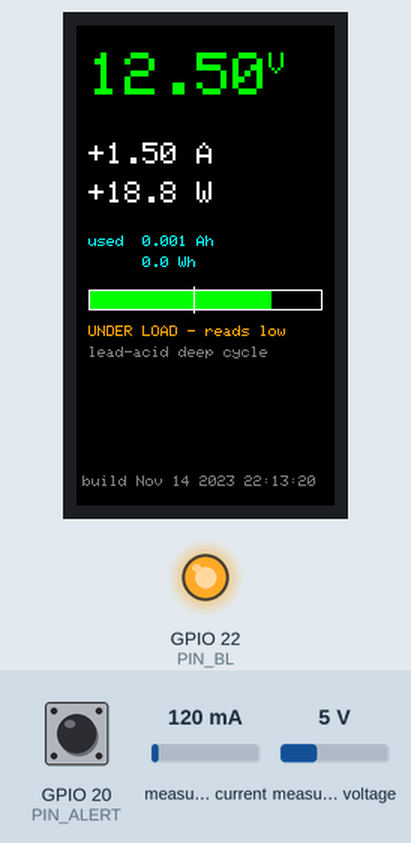
Recording of a program running on a simulated ESP32-C6. Parts: 172×320 colour display, output pins drawn as LEDs (lit = HIGH). Wiring (inferred from the names in the program): INA219 current sensor at I2C address 0x40. The inputs (shaded band) are chosen by the test bench; at power-on: GPIO 20 (PIN_ALERT) HIGH, measured current 120 mA, measured voltage 5 V. What the program prints to the serial monitor is not drawn.

Above: at 2.2 s.
2.3 s: GPIO 20 (PIN_ALERT) pulled LOW for 3.2 s
At 3.2 s:
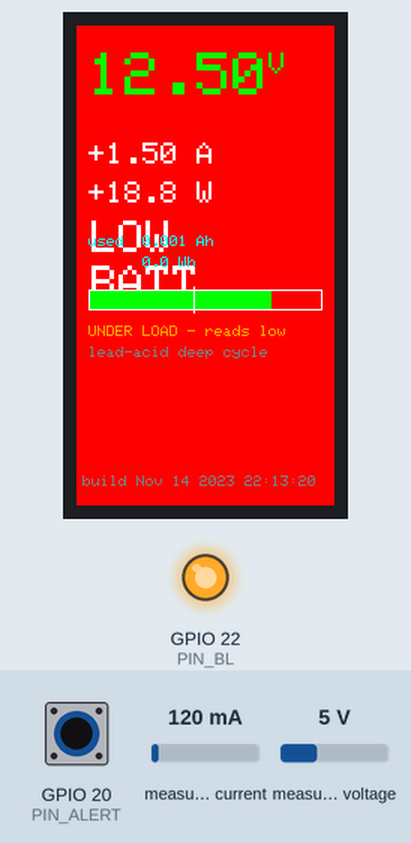
7.0 s: measured current set to 40 mA
At 8.4 s:
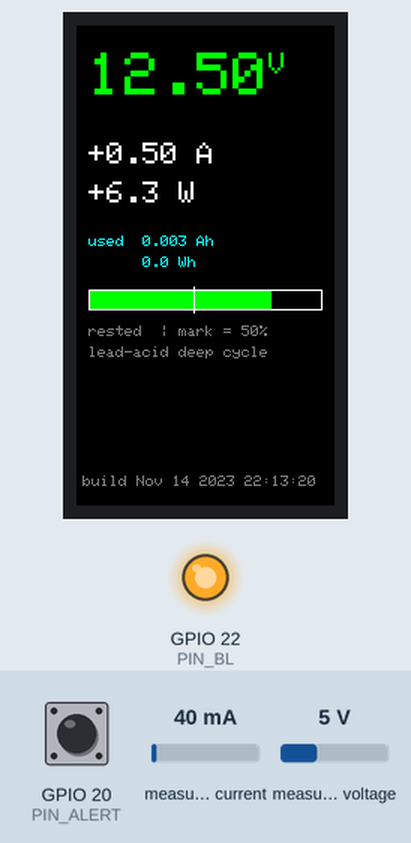
10.2 s: measured voltage set to 0.3 V
At 11.5 s:
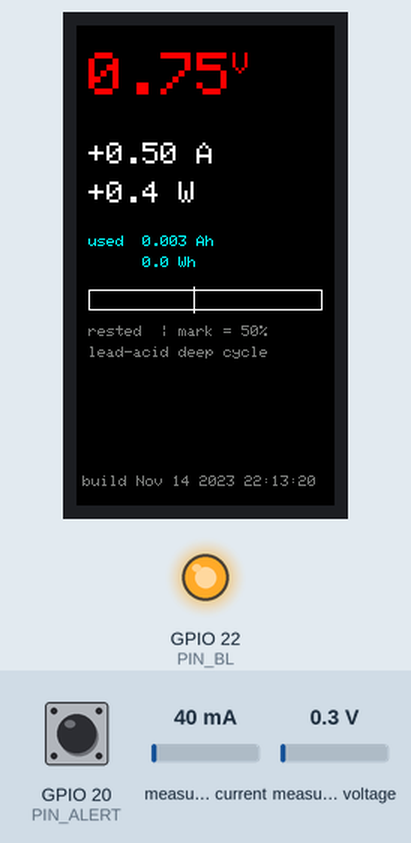
13.4 s: GPIO 20 (PIN_ALERT) pulled LOW for 0.65 s
At 14.4 s:
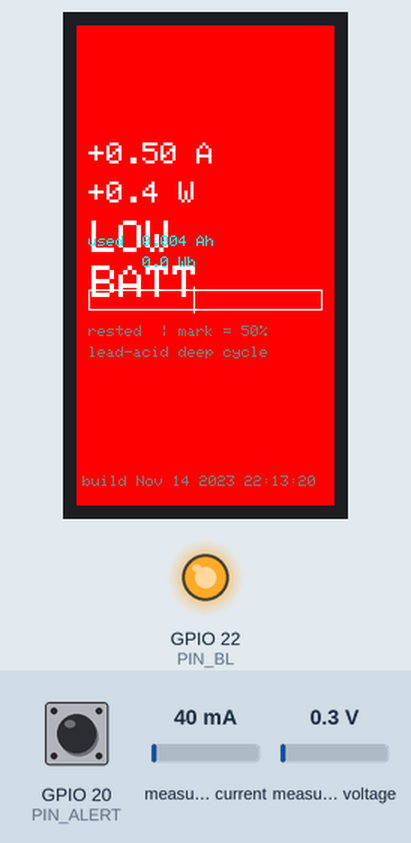
16.1 s: measured current set to 500 mA
At 16.6 s:
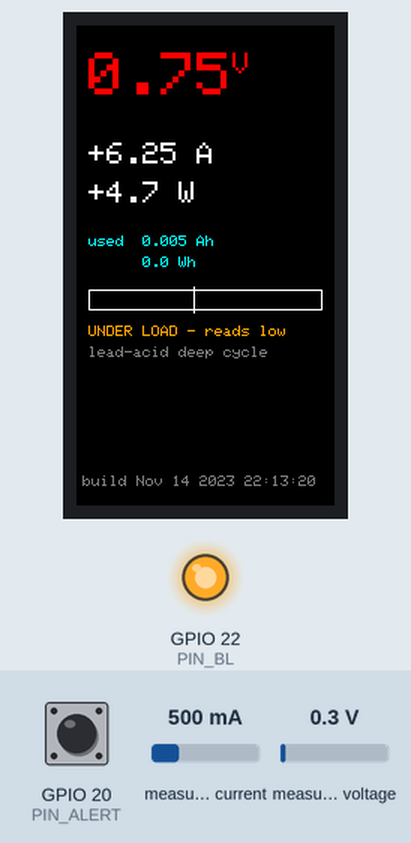
19.3 s: GPIO 20 (PIN_ALERT) pulled LOW for 1 s
At 20.1 s:
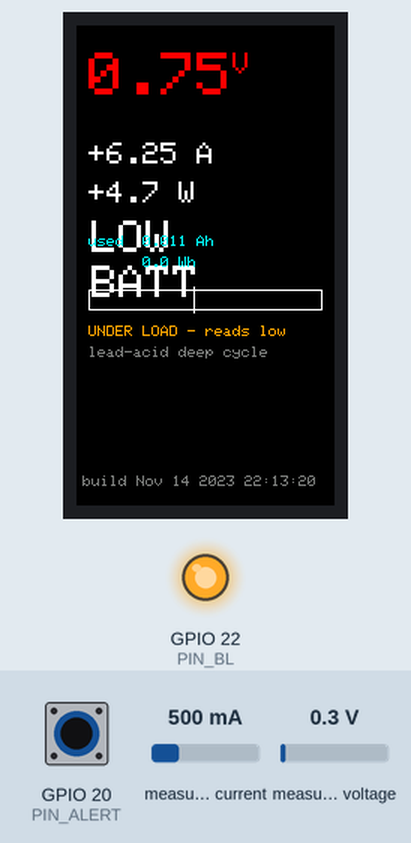
Timing chart, 0 to 22.3 s (numbered marks = the images above; inputs shaded):
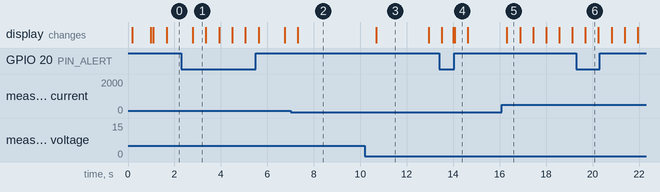

Measured:
- after the input at 2.3 s, the display: changes after 0.49 s (image 1)
- after the input at 7.0 s, the display: changes after 0.31 s (image 2)
- after the input at 10.2 s, the display: changes after 0.49 s (image 3)
- after the input at 13.4 s, the display: first changes after 0.10 s (image 4 shows a later state)
- after the input at 16.1 s, the display: changes after 0.22 s (image 5)
- after the input at 19.3 s, the display: changes after 0.39 s (image 6)
- what the display in image 1 shows lasts 0.6 s, from 2.8 s to 3.4 s

The program:

main.cpp
```cpp
// Waveshare ESP32-C6-LCD-1.47 + INA226 -> 12 V deep-cycle battery monitor
// -----------------------------------------------------------------------------
// Shows bus voltage, current, power and accumulated amp-hours for the pack that
// powers the rig, on the board's 172x320 ST7789. Standalone: it needs no laptop,
// so the pack can be checked with everything else switched off.
//
// PINOUT — LCD pins are from Waveshare's own documentation for this board,
// not guessed:
//     MOSI GPIO6   SCLK GPIO7   CS GPIO14   DC GPIO15   RST GPIO21   BL GPIO22
//     RGB LED GPIO8        SD card: CS GPIO4, MISO GPIO5 (unused here)
//
// I2C on GP18/GP19 — CONFIRMED against the board's own pinout diagram, which
// breaks out GP0-GP5 and GP9/12/13/18/19/20/23 on the headers and marks
// GP18 and GP19 as I2C-capable. 3V3(OUT) and GND sit on the left header.
// An I2C scan still runs at boot and reports on screen, so a wiring fault
// shows as a clear message rather than plausible-looking zeroes.
//
// WIRING the INA226, and the one that matters:
//     INA226 VCC -> 3V3(OUT)   left header, 3rd pin down. The part runs
//                              2.7-5.5 V, so 3.3 V needs no level shifter.
//     INA226 GND -> GND        left header, 2nd pin down. Must be common with
//                              the battery negative.
//     INA226 SDA -> GP18       right header
//     INA226 SCL -> GP19       right header
//     INA226 ALERT -> GP20     right header. Open-drain, so it relies on the
//                              C6's internal pull-up; asserts LOW below
//                              V_ALERT. Hardware-driven, so it still fires if
//                              this firmware hangs.
//     IN+ / IN-  -> across the shunt, in the battery POSITIVE lead (high side).
//                   The INA226's 0-36 V common-mode range is what allows this,
//                   and high-side keeps one common ground across laptop, lidar
//                   and converter.
//     *** FUSE AT THE BATTERY TERMINAL. *** A deep-cycle pack will push
//     hundreds of amps into a short and this is new wiring on a moving cart.
//
// SCALE CONSTANTS: bus LSB 1.25 mV and shunt LSB 2.5 uV are from the INA226
// datasheet and are the only two numbers the readings depend on. Current is
// computed as V_shunt / R_shunt directly rather than via the calibration
// register, so there is no CAL word to get wrong. CONFIRM BOTH against the
// datasheet revision in hand before trusting absolute values — the project
// rule is verify, never assume.
// -----------------------------------------------------------------------------
#include <Arduino.h>
#include <Wire.h>
#include <Arduino_GFX_Library.h>

// ---------- pins ----------
static const int PIN_MOSI = 6;
static const int PIN_SCLK = 7;
static const int PIN_CS   = 14;
static const int PIN_DC   = 15;
static const int PIN_RST  = 21;
static const int PIN_BL   = 22;

static const int PIN_SDA   = 18;  // right header, I2C-capable per pinout
static const int PIN_SCL   = 19;  // right header, I2C-capable per pinout
static const int PIN_ALERT = 20;  // right header; INA226 ALERT, open-drain
static const int PIN_RGB   = 8;   // on-board RGB LED

// ---------- INA226 ----------
static const uint8_t INA226_ADDR   = 0x40;   // A0/A1 both to GND
static const uint8_t REG_CONFIG    = 0x00;
static const uint8_t REG_SHUNT_V   = 0x01;
static const uint8_t REG_BUS_V     = 0x02;
static const uint8_t REG_MASK_EN   = 0x06;
static const uint8_t REG_ALERT_LIM = 0x07;
static const uint8_t REG_MANUF_ID  = 0xFE;   // expect 0x5449 ("TI")
static const uint8_t REG_DIE_ID    = 0xFF;   // expect 0x2260

static const float SHUNT_OHMS   = 0.002f;    // R002 on the module
static const float BUS_LSB_V    = 1.25e-3f;  // datasheet
static const float SHUNT_LSB_V  = 2.5e-6f;   // datasheet

// Averaging: 128 samples, 1.1 ms conversion on both channels, continuous.
// Roughly 0.3 s per reading, which is what makes the display readable instead
// of jittering on every motor transient.
static const uint16_t CONFIG_VALUE = 0x4727;

// ---------- battery thresholds: LEAD-ACID DEEP CYCLE ----------
// Confirmed chemistry 2026-08-01. Rested open-circuit voltages:
//     12.7 = 100 %   12.5 = 75 %   12.2 = 50 %   12.0 = 25 %   11.8 = flat
//
// The line that matters is 12.2 V, not 11.8. A deep-cycle pack taken
// repeatedly below 50 % depth of discharge loses cycle life fast, so the
// display goes amber there rather than waiting for the battery to be nearly
// empty. Red at 12.0 means stop now.
//
// THESE ARE RESTING VOLTAGES. Under load the pack sags, so a reading taken
// while the rig is drawing current understates the true state of charge --
// the display flags when that is happening rather than letting you misread a
// sag as a flat battery.
static const float V_FULL  = 12.7f;   // 100 %, rested
static const float V_GOOD  = 12.45f;  // ~65 %
static const float V_HALF  = 12.2f;   // 50 % -- do not habitually go below
static const float V_LOW   = 12.0f;   // 25 % -- stop
static const float V_EMPTY = 11.8f;   // bar floor

// ---------- ALERT ----------
// The INA226 raises ALERT in hardware, independent of this firmware, so a
// crashed sketch cannot swallow a low-battery warning. Wired to the RGB LED
// because the point is to be noticed while pushing the stroller and NOT
// looking at the screen.
//
// Threshold is deliberately below the 12.2 V / 50 % line. Under load a pack
// sags -- roughly 0.1 V at a few amps through typical internal resistance --
// so alerting at 12.2 while the rig is drawing current would cry wolf
// constantly. 12.0 V loaded corresponds to roughly 12.1 V rested.
static const float V_ALERT = 12.0f;

// Mask/Enable register bits. TRANSCRIBED FROM THE DATASHEET AND NOT YET
// CONFIRMED AGAINST A COPY IN HAND -- verify before trusting the alarm, the
// same rule applied to the LSB constants above.
//   bit 12 BUL  Bus Under-Voltage
//   bit  0 LEN  latch, so a brief dip stays asserted until read
static const uint16_t MASK_BUS_UNDER_LATCHED = (1u << 12) | (1u << 0);

Arduino_DataBus *bus = new Arduino_ESP32SPI(PIN_DC, PIN_CS, PIN_SCLK, PIN_MOSI);
Arduino_GFX *gfx = new Arduino_ST7789(bus, PIN_RST, 0 /*rotation*/,
                                      true /*IPS*/, 172, 320, 34, 0, 34, 0);

static bool  inaOk = false;
static float ahUsed = 0.0f, whUsed = 0.0f;
static uint32_t lastMs = 0;

// ---------- I2C helpers ----------
static bool readReg(uint8_t reg, uint16_t &out) {
  Wire.beginTransmission(INA226_ADDR);
  Wire.write(reg);
  if (Wire.endTransmission(false) != 0) return false;
  if (Wire.requestFrom((int)INA226_ADDR, 2) != 2) return false;
  out = ((uint16_t)Wire.read() << 8) | Wire.read();
  return true;
}

static bool writeReg(uint8_t reg, uint16_t val) {
  Wire.beginTransmission(INA226_ADDR);
  Wire.write(reg);
  Wire.write(val >> 8);
  Wire.write(val & 0xFF);
  return Wire.endTransmission() == 0;
}

// Every screen carries the build stamp. Without it, a board showing the same
// "NO INA226" message before and after a reflash gives no way to tell which
// firmware is actually running -- which cost a round of head-scratching on
// 2026-08-01.
static void stamp() {
  gfx->setTextColor(RGB565_DARKGREY);
  gfx->setTextSize(1);
  gfx->setCursor(4, 300);
  gfx->printf("build %s %s", __DATE__, __TIME__);
}

static void banner(const char *l1, const char *l2, uint16_t col) {
  gfx->fillScreen(RGB565_BLACK);
  gfx->setTextColor(col);
  gfx->setTextSize(2);
  gfx->setCursor(6, 40);
  gfx->println(l1);
  gfx->setTextSize(1);
  gfx->setCursor(6, 80);
  gfx->println(l2);
  stamp();
}

void setup() {
  Serial.begin(115200);

  pinMode(PIN_BL, OUTPUT);
  digitalWrite(PIN_BL, HIGH);
  gfx->begin();
  gfx->fillScreen(RGB565_BLACK);

  Wire.begin(PIN_SDA, PIN_SCL, 400000);

  uint16_t manuf = 0, die = 0;
  inaOk = readReg(REG_MANUF_ID, manuf) && readReg(REG_DIE_ID, die);

  if (!inaOk) {
    // Scan the bus so a wrong pin choice or address is visible immediately
    // rather than showing plausible-looking zeroes.
    String found = "";
    for (uint8_t a = 1; a < 127; a++) {
      Wire.beginTransmission(a);
      if (Wire.endTransmission() == 0) {
        found += "0x" + String(a, HEX) + " ";
      }
    }
    banner("NO INA226", found.length()
             ? ("found: " + found + "\n\ncheck address").c_str()
             : "nothing on the bus\n\ncheck SDA/SCL pins,\npower and ground", RGB565_RED);
    return;
  }

  writeReg(REG_CONFIG, CONFIG_VALUE);

  // Alert limit for a bus-voltage comparison is expressed in bus LSBs.
  writeReg(REG_ALERT_LIM, (uint16_t)(V_ALERT / BUS_LSB_V));
  writeReg(REG_MASK_EN, MASK_BUS_UNDER_LATCHED);
  pinMode(PIN_ALERT, INPUT_PULLUP);   // open-drain, asserts LOW

  lastMs = millis();

  gfx->setTextColor(RGB565_WHITE);
  gfx->setTextSize(1);
  gfx->setCursor(6, 6);
  gfx->printf("INA226 ok  %04X/%04X", manuf, die);
  delay(800);
  gfx->fillScreen(RGB565_BLACK);
}

void loop() {
  if (!inaOk) { delay(1000); return; }

  uint16_t rawBus = 0, rawShunt = 0;
  if (!readReg(REG_BUS_V, rawBus) || !readReg(REG_SHUNT_V, rawShunt)) {
    banner("I2C LOST", "INA226 stopped responding", RGB565_RED);
    delay(1000);
    return;
  }

  float volts = rawBus * BUS_LSB_V;
  float amps  = ((int16_t)rawShunt) * SHUNT_LSB_V / SHUNT_OHMS;  // signed
  float watts = volts * amps;

  uint32_t now = millis();
  float dtH = (now - lastMs) / 3600000.0f;
  lastMs = now;
  ahUsed += amps * dtH;
  whUsed += watts * dtH;

  bool loaded = fabsf(amps) > 0.5f;
  bool alert  = (digitalRead(PIN_ALERT) == LOW);
  if (alert) {
    uint16_t clear;
    readReg(REG_MASK_EN, clear);   // reading clears the latched flag
  }
  uint16_t col = volts >= V_GOOD ? RGB565_GREEN : (volts >= V_HALF ? RGB565_YELLOW
                : (volts >= V_LOW ? RGB565_ORANGE : RGB565_RED));

  // Flash the whole screen and the RGB LED on alert. The LED is the part
  // that matters -- it is visible peripherally, the screen is not.
  if (alert) {
    static bool phase = false;
    phase = !phase;
    gfx->fillScreen(phase ? RGB565_RED : RGB565_BLACK);
    rgbLedWrite(PIN_RGB, phase ? 64 : 0, 0, 0);
    gfx->setTextColor(RGB565_WHITE);
    gfx->setTextSize(3);
    gfx->setCursor(10, 130);
    gfx->print("LOW");
    gfx->setCursor(10, 160);
    gfx->print("BATT");
  } else {
    rgbLedWrite(PIN_RGB, 0, 0, 0);
    gfx->fillScreen(RGB565_BLACK);
  }

  gfx->setTextColor(col);
  gfx->setTextSize(4);
  gfx->setCursor(8, 18);
  gfx->printf("%.2f", volts);
  gfx->setTextSize(2);
  gfx->print("V");

  gfx->setTextColor(RGB565_WHITE);
  gfx->setTextSize(2);
  gfx->setCursor(8, 78);
  gfx->printf("%+.2f A", amps);
  gfx->setCursor(8, 104);
  gfx->printf("%+.1f W", watts);

  gfx->setTextSize(1);
  gfx->setTextColor(RGB565_CYAN);
  gfx->setCursor(8, 140);
  gfx->printf("used  %.3f Ah", ahUsed);
  gfx->setCursor(8, 154);
  gfx->printf("      %.1f Wh", whUsed);

  // A bar is easier to read at a glance than a number while walking.
  int barW = (int)(((volts - V_EMPTY) / (V_FULL - V_EMPTY)) * 156.0f);
  barW = constrain(barW, 0, 156);
  gfx->drawRect(8, 176, 156, 14, RGB565_WHITE);
  if (barW > 0) gfx->fillRect(9, 177, barW, 12, col);

  // Mark the 50 % line on the bar -- the number that protects cycle life.
  int halfX = 9 + (int)(((V_HALF - V_EMPTY) / (V_FULL - V_EMPTY)) * 156.0f);
  gfx->drawFastVLine(halfX, 174, 18, RGB565_WHITE);

  gfx->setTextColor(loaded ? RGB565_ORANGE : RGB565_DARKGREY);
  gfx->setCursor(8, 200);
  gfx->print(loaded ? "UNDER LOAD - reads low" : "rested  | mark = 50%");
  gfx->setTextColor(RGB565_DARKGREY);
  gfx->setCursor(8, 214);
  gfx->print("lead-acid deep cycle");
  stamp();

  Serial.printf("%.3f V  %+.3f A  %+.2f W  %.4f Ah\n", volts, amps, watts, ahUsed);
  delay(500);
}
```
